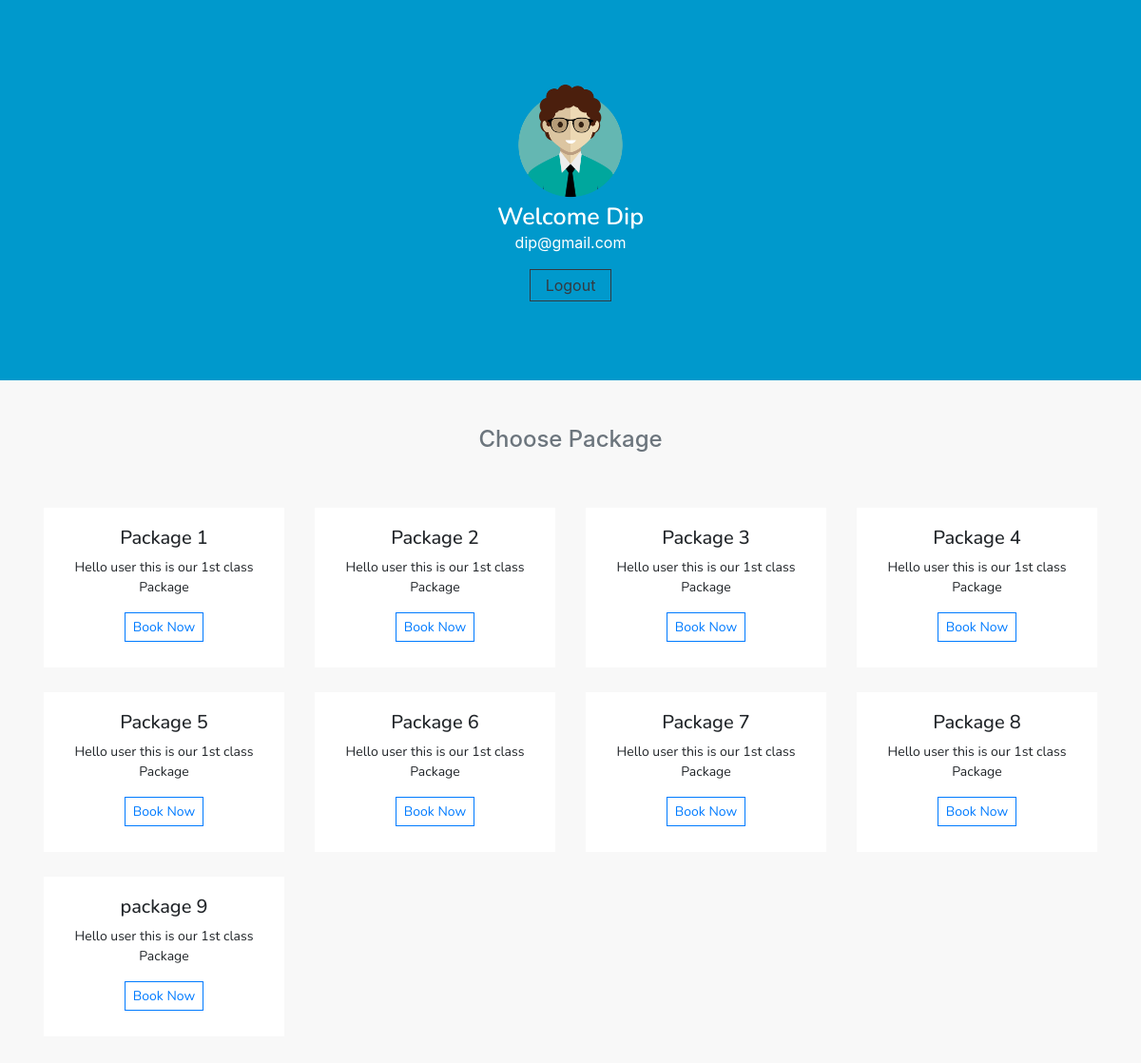
/Air-travels/views/profile.php (signed in), run on the app's committed database.
### tables this page shows
CREATE TABLE `regis_users` (
  `id` int(11) NOT NULL,
  `user_name` varchar(50) NOT NULL,
  `user_mail` varchar(255) NOT NULL,
  `user_pass` varchar(255) NOT NULL
);

CREATE TABLE `packages` (
  `id` int(11) NOT NULL,
  `package_name` varchar(255) NOT NULL,
  `package_text` varchar(255) NOT NULL
);

### Air-travels/server/user/profile.php (called while the page is built, shortened)
<?php
    if($_SESSION['userid']){
        $sessionId = $_SESSION['userid'];
        include('connect.php');
        $select_user = "SELECT * FROM regis_users WHERE id='$sessionId'";
        $result = mysqli_query($conn, $select_user);
        while ($row = mysqli_fetch_array($result)){
           $selected_user_name = $row['user_name'];
           $selected_user_mail = $row['user_mail'];
        }
    }else{
        header('location:  ../views/index.html');
    }
?>

### Air-travels/views/profile.php (the view, shortened to what this page needs)
<?php
    include('../server/user/profile.php');
?>
<!doctype html>
<html lang="en">
  <head>
    <link rel="stylesheet" href="https://use.fontawesome.com/releases/v5.8.1/css/all.css">
    <link rel="stylesheet" href="../css/bootstrap.min.css">
    <link rel="stylesheet" href="../css/profile.css">
  </head>
  <body>
    <header>
        <div class="headBox flex-center flex-column text-center">
            <img src="../images/avatar.png" class="img-fluid">
            <h4 class="h4-responsive text-white mb-0">Welcome <?php echo $selected_user_name; ?></h4>
            <p class="text-white mb-3"><?php echo $selected_user_mail; ?></p>
            <form method="post">
                <input type="submit" name="logout" value="Logout" class="btn btn-outline-dark px-3 py-1 rounded-0 shadow-none" />
            </form>
        </div>
    </header>
    <div class="container py-3 py-lg-5 packages">
      <div class="row">
        <div class="col-12 text-center mb-5">
          <h4 class="h4-responsive text-muted">Choose Package</h4>
        </div>
        <?php
          include('../server/connect.php');
          $select_package = "SELECT * FROM packages";
          $result = mysqli_query($conn, $select_package);
            while ($row = mysqli_fetch_array($result)){
              echo "<div class='col-12 col-sm-6 col-lg-3 mb-4'>";
                echo "<div class='card rounded-0'>";
                  echo "<div class='card-body text-center'>";
                    echo "<h5 class='h5-responsive'>".$row['package_name']."</h5>";
                    echo "<p>Hello user this is our 1st class Package</p>";
                    echo "<form method='post'>";
                      echo "<input type='submit' name='submitPackageId' value='Book Now' class='btn btn-outline-primary py-1 px-2 shadow-none rounded-0'>";
                    echo "</form>";
                  echo "</div>";
                echo "</div>";
              echo "</div>";
            }
        ?>
      </div>
    </div>
  </body>
</html>

### Air-travels/css/profile.css (style rules this page uses)
body { background: #f8f8f8; }
.flex-center { display: -webkit-box; display: -webkit-flex; display: -ms-flexbox; display: flex; -webkit-box-pack: center; -webkit-justify-content: center; -ms-flex-pack: center; justify-content: center; -webkit-box-align: center; -webkit-align-items: center; -ms-flex-align: center; align-items: center; height: 100%; }
header { width: 100%; height: 400px; background: #0099cc; }
header h4 { font-weight: 600; font-size: 25px; font-family: 'Nunito', sans-serif; }
.packages .card { min-height: 170px; border: 1px solid #f8f8f8; font-family: 'Nunito', sans-serif; }
.packages p { font-size: 14px; }
.packages .btn { font-size: 14px; }
@media (min-width: 576px) { img { width: 130px; height: 130px; } }

### data on the page
regis_users: user_name "Dip", user_mail "dip@gmail.com"
packages: package_name "Package 1"
packages: package_name "Package 2"
packages: package_name "Package 3"
packages: package_name "Package 4"
packages: package_name "Package 5"
packages: package_name "Package 6"
packages: package_name "Package 7"
packages: package_name "Package 8"
packages: package_name "package 9"
